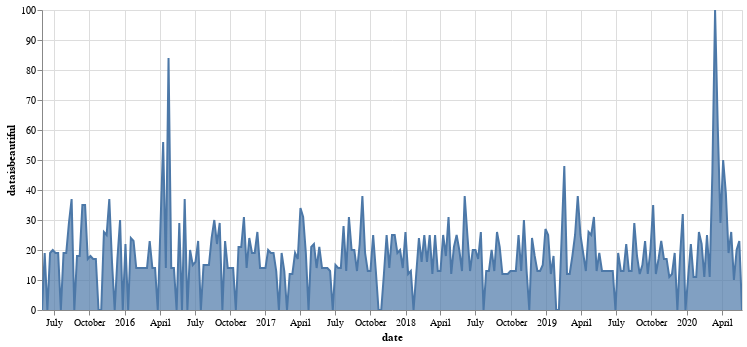

Write notebook code for a chart like this one.
### Code cell
r_o_t_plot = alt.Chart(r_o_t).encode(x='date', y=kw_list).mark_area(line=True).interactive().properties(width=700)
r_o_t_plot

### Figure 1 — Vega-Lite specification as saved in the notebook (floating-point values rounded to 4 significant figures; data arrays with more than 128 entries replaced by an {"elided": "..."} marker saying what was removed)
{"config": {"view": {"continuousWidth": 400, "continuousHeight": 300}}, "data": {"name": "data-9eb6e33202022a99b0554d661ba40966"}, "mark": {"type": "area", "line": true}, "encoding": {"x": {"type": "temporal", "field": "date"}, "y": {"type": "quantitative", "field": "dataisbeautiful"}}, "selection": {"selector001": {"type": "interval", "bind": "scales", "encodings": ["x", "y"]}}, "width": 700, "$schema": "https://vega.github.io/schema/vega-lite/v4.8.1.json", "datasets": {"data-9eb6e33202022a99b0554d661ba40966": {"elided": "261 records"}}}
